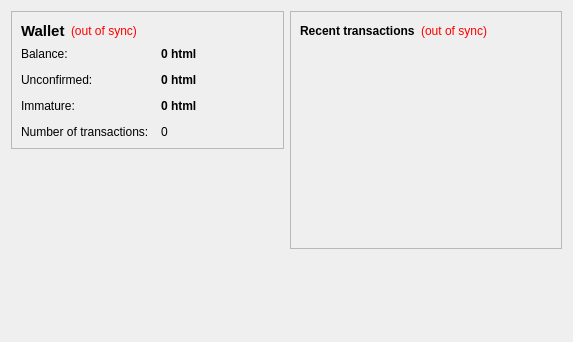
<?xml version="1.0" encoding="UTF-8"?>
<ui version="4.0">
 <class>OverviewPage</class>
 <widget class="QWidget" name="OverviewPage">
  <property name="geometry">
   <rect>
    <x>0</x>
    <y>0</y>
    <width>573</width>
    <height>342</height>
   </rect>
  </property>
  <property name="windowTitle">
   <string>Form</string>
  </property>
  <layout class="QHBoxLayout" name="horizontalLayout" stretch="1,1">
   <item>
    <layout class="QVBoxLayout" name="verticalLayout_2">
     <item>
      <widget class="QFrame" name="frame">
       <property name="frameShape">
        <enum>QFrame::StyledPanel</enum>
       </property>
       <property name="frameShadow">
        <enum>QFrame::Raised</enum>
       </property>
       <layout class="QVBoxLayout" name="verticalLayout_4">
        <item>
         <layout class="QHBoxLayout" name="horizontalLayout_4">
          <item>
           <widget class="QLabel" name="label_5">
            <property name="font">
             <font>
              <pointsize>11</pointsize>
              <weight>75</weight>
              <bold>true</bold>
             </font>
            </property>
            <property name="text">
             <string>Wallet</string>
            </property>
           </widget>
          </item>
          <item>
           <widget class="QLabel" name="labelWalletStatus">
            <property name="toolTip">
             <string>The displayed information may be out of date. Your wallet automatically synchronizes with the htmlcoin network after a connection is established, but this process has not completed yet.</string>
            </property>
            <property name="styleSheet">
             <string notr="true">QLabel { color: red; }</string>
            </property>
            <property name="text">
             <string notr="true">(out of sync)</string>
            </property>
            <property name="alignment">
             <set>Qt::AlignLeading|Qt::AlignLeft|Qt::AlignVCenter</set>
            </property>
           </widget>
          </item>
          <item>
           <spacer name="horizontalSpacer_2">
            <property name="orientation">
             <enum>Qt::Horizontal</enum>
            </property>
            <property name="sizeHint" stdset="0">
             <size>
              <width>40</width>
              <height>20</height>
             </size>
            </property>
           </spacer>
          </item>
         </layout>
        </item>
        <item>
         <layout class="QFormLayout" name="formLayout_2">
          <property name="fieldGrowthPolicy">
           <enum>QFormLayout::AllNonFixedFieldsGrow</enum>
          </property>
          <property name="horizontalSpacing">
           <number>12</number>
          </property>
          <property name="verticalSpacing">
           <number>12</number>
          </property>
          <item row="0" column="0">
           <widget class="QLabel" name="label">
            <property name="text">
             <string>Balance:</string>
            </property>
           </widget>
          </item>
          <item row="0" column="1">
           <widget class="QLabel" name="labelBalance">
            <property name="font">
             <font>
              <weight>75</weight>
              <bold>true</bold>
             </font>
            </property>
            <property name="cursor">
             <cursorShape>IBeamCursor</cursorShape>
            </property>
            <property name="toolTip">
             <string>Your current balance</string>
            </property>
            <property name="text">
             <string notr="true">0 html</string>
            </property>
            <property name="textInteractionFlags">
             <set>Qt::LinksAccessibleByMouse|Qt::TextSelectableByKeyboard|Qt::TextSelectableByMouse</set>
            </property>
           </widget>
          </item>
          <item row="1" column="0">
           <widget class="QLabel" name="label_3">
            <property name="text">
             <string>Unconfirmed:</string>
            </property>
           </widget>
          </item>
          <item row="1" column="1">
           <widget class="QLabel" name="labelUnconfirmed">
            <property name="font">
             <font>
              <weight>75</weight>
              <bold>true</bold>
             </font>
            </property>
            <property name="cursor">
             <cursorShape>IBeamCursor</cursorShape>
            </property>
            <property name="toolTip">
             <string>Total of transactions that have yet to be confirmed, and do not yet count toward the current balance</string>
            </property>
            <property name="text">
             <string notr="true">0 html</string>
            </property>
            <property name="textInteractionFlags">
             <set>Qt::LinksAccessibleByMouse|Qt::TextSelectableByKeyboard|Qt::TextSelectableByMouse</set>
            </property>
           </widget>
          </item>
          <item row="3" column="0">
           <widget class="QLabel" name="label_2">
            <property name="text">
             <string>Number of transactions:</string>
            </property>
           </widget>
          </item>
          <item row="3" column="1">
           <widget class="QLabel" name="labelNumTransactions">
            <property name="toolTip">
             <string>Total number of transactions in wallet</string>
            </property>
            <property name="text">
             <string notr="true">0</string>
            </property>
           </widget>
          </item>
          <item row="2" column="0">
           <widget class="QLabel" name="labelImmatureText">
            <property name="text">
             <string>Immature:</string>
            </property>
           </widget>
          </item>
          <item row="2" column="1">
           <widget class="QLabel" name="labelImmature">
            <property name="font">
             <font>
              <weight>75</weight>
              <bold>true</bold>
             </font>
            </property>
            <property name="toolTip">
             <string>Mined balance that has not yet matured</string>
            </property>
            <property name="text">
             <string notr="true">0 html</string>
            </property>
            <property name="textInteractionFlags">
             <set>Qt::LinksAccessibleByMouse|Qt::TextSelectableByKeyboard|Qt::TextSelectableByMouse</set>
            </property>
           </widget>
          </item>
         </layout>
        </item>
       </layout>
      </widget>
     </item>
     <item>
      <spacer name="verticalSpacer">
       <property name="orientation">
        <enum>Qt::Vertical</enum>
       </property>
       <property name="sizeHint" stdset="0">
        <size>
         <width>20</width>
         <height>40</height>
        </size>
       </property>
      </spacer>
     </item>
    </layout>
   </item>
   <item>
    <layout class="QVBoxLayout" name="verticalLayout_3">
     <item>
      <widget class="QFrame" name="frame_2">
       <property name="frameShape">
        <enum>QFrame::StyledPanel</enum>
       </property>
       <property name="frameShadow">
        <enum>QFrame::Raised</enum>
       </property>
       <layout class="QVBoxLayout" name="verticalLayout">
        <item>
         <layout class="QHBoxLayout" name="horizontalLayout_2">
          <item>
           <widget class="QLabel" name="label_4">
            <property name="text">
             <string>&lt;b&gt;Recent transactions&lt;/b&gt;</string>
            </property>
           </widget>
          </item>
          <item>
           <widget class="QLabel" name="labelTransactionsStatus">
            <property name="toolTip">
             <string>The displayed information may be out of date. Your wallet automatically synchronizes with the htmlcoin network after a connection is established, but this process has not completed yet.</string>
            </property>
            <property name="styleSheet">
             <string notr="true">QLabel { color: red; }</string>
            </property>
            <property name="text">
             <string notr="true">(out of sync)</string>
            </property>
            <property name="alignment">
             <set>Qt::AlignRight|Qt::AlignTrailing|Qt::AlignVCenter</set>
            </property>
           </widget>
          </item>
          <item>
           <spacer name="horizontalSpacer">
            <property name="orientation">
             <enum>Qt::Horizontal</enum>
            </property>
            <property name="sizeHint" stdset="0">
             <size>
              <width>40</width>
              <height>20</height>
             </size>
            </property>
           </spacer>
          </item>
         </layout>
        </item>
        <item>
         <widget class="QListView" name="listTransactions">
          <property name="styleSheet">
           <string notr="true">QListView { background: transparent; }</string>
          </property>
          <property name="frameShape">
           <enum>QFrame::NoFrame</enum>
          </property>
          <property name="verticalScrollBarPolicy">
           <enum>Qt::ScrollBarAlwaysOff</enum>
          </property>
          <property name="horizontalScrollBarPolicy">
           <enum>Qt::ScrollBarAlwaysOff</enum>
          </property>
          <property name="selectionMode">
           <enum>QAbstractItemView::NoSelection</enum>
          </property>
         </widget>
        </item>
       </layout>
      </widget>
     </item>
     <item>
      <spacer name="verticalSpacer_2">
       <property name="orientation">
        <enum>Qt::Vertical</enum>
       </property>
       <property name="sizeHint" stdset="0">
        <size>
         <width>20</width>
         <height>40</height>
        </size>
       </property>
      </spacer>
     </item>
    </layout>
   </item>
  </layout>
 </widget>
 <resources/>
 <connections/>
</ui>
